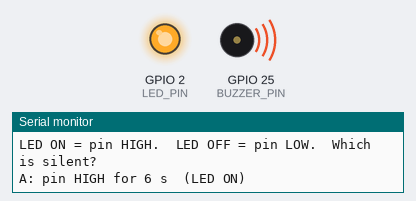
Bench run of a sketch on a simulated ESP32. On the bench: output pins drawn as LEDs (lit = HIGH), buzzer (waves = sounding, pin HIGH), the last lines printed to the serial monitor.

Above: at 3.5 s.
At 9.5 s:
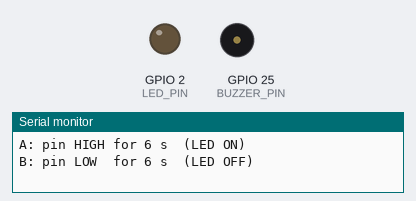
Timing chart, 0 to 16.1 s (numbered marks = the images above):
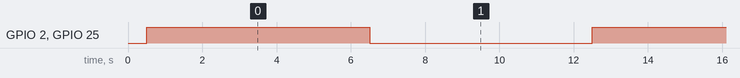

The sketch:

buzzer_test.ino
```cpp
// firmware/buzzer_test/buzzer_test.ino
// Polarity check for the 3-pin buzzer module on GPIO25.
//
// Modules of this shape come in both polarities and the silkscreen never says
// which. Measured answer for the module on this build: ACTIVE-LOW -- it sounds
// while the pin is LOW. node.ino encodes that as BUZZ_ON/BUZZ_OFF. Re-run this
// if the module is ever swapped.
// Hold each level long enough to be unmistakable, and announce it, so
// the answer is "which one was quiet" rather than a guess about a short beep.
#define BUZZER_PIN 25
#define LED_PIN    2      // reports which state we are in, so serial is not needed

void setup() {
  Serial.begin(115200);
  delay(500);
  pinMode(BUZZER_PIN, OUTPUT);
  pinMode(LED_PIN, OUTPUT);
  Serial.println("\nLED ON = pin HIGH.  LED OFF = pin LOW.  Which is silent?");
}

void loop() {
  Serial.println("A: pin HIGH for 6 s  (LED ON)");
  digitalWrite(BUZZER_PIN, HIGH);
  digitalWrite(LED_PIN, HIGH);
  delay(6000);

  Serial.println("B: pin LOW  for 6 s  (LED OFF)");
  digitalWrite(BUZZER_PIN, LOW);
  digitalWrite(LED_PIN, LOW);
  delay(6000);
}
```

Measured:
- by itself, GPIO 2 (LED_PIN), GPIO 25 (BUZZER_PIN): alternates HIGH for 6.0 s and LOW for 6.0 s
